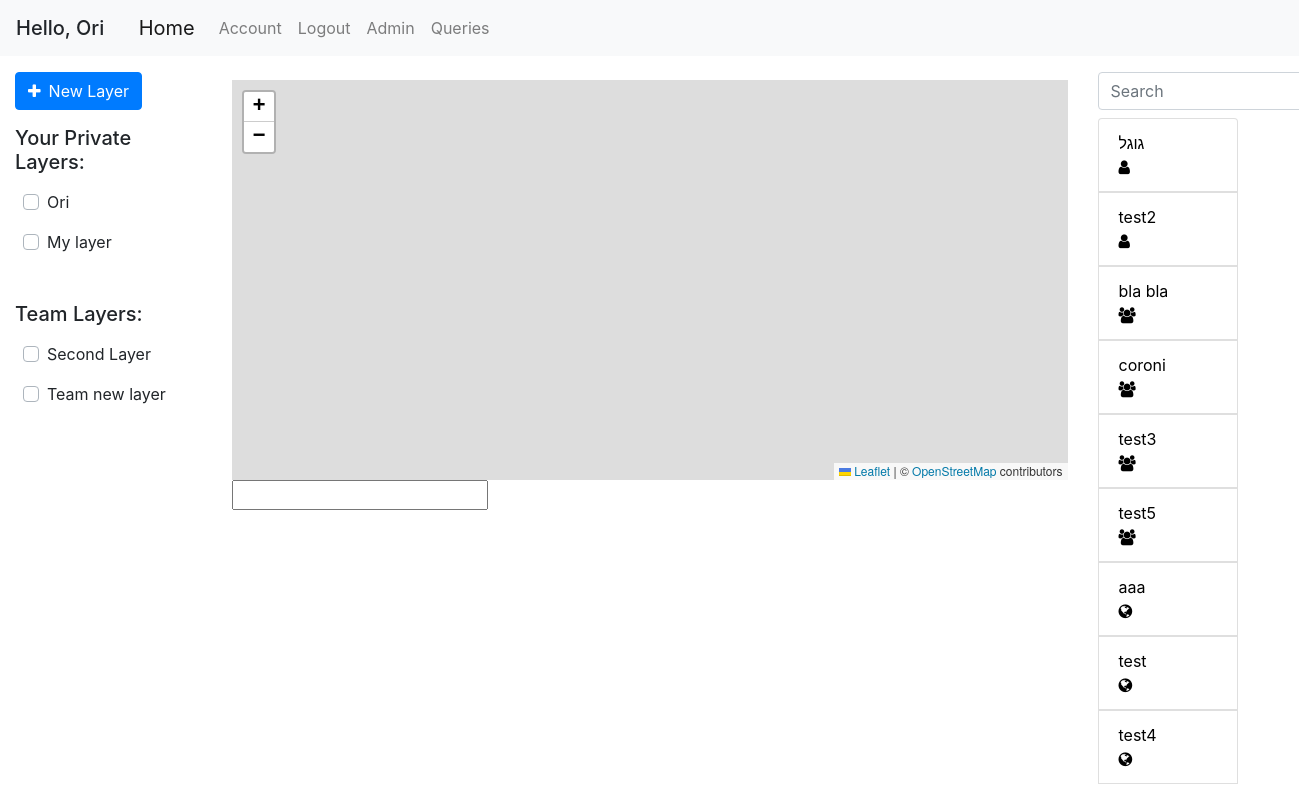
The app's page /home (signed in) with its own data.
### geoportal/models.py (models this page shows, shortened)
class User(db.Model, UserMixin):
    id = db.Column(db.Integer, primary_key=True)
    username = db.Column(db.String(20), unique=True, nullable=False)
    email = db.Column(db.String(120), unique=True, nullable=False)
    first_name = db.Column(db.String(20), nullable=False, default='')
    last_name = db.Column(db.String(20), nullable=False, default='')
    password = db.Column(db.String(60), nullable=False)
    team_id = db.Column(db.Integer, db.ForeignKey('team.id'))
    roles = db.relationship('Role', secondary='user_roles')
    layers = db.relationship('Layer', backref='user', lazy=True)
    queries = db.relationship('Query', backref='user', lazy=True)

class Layer(db.Model):
    id = db.Column(db.Integer, primary_key=True)
    name = db.Column(db.String(100), nullable=False)
    user_id = db.Column(db.Integer, db.ForeignKey('user.id'), nullable=False)
    default_color = db.Column(db.String(20), default='blue')
    only_user = db.Column(db.Boolean, default=True)
    only_team = db.Column(db.Boolean, default=False)
    public = db.Column(db.Boolean, default=False)
    points = db.relationship('Point', backref='layer', lazy=True)
    polygons = db.relationship('Polygon', backref='layer', lazy=True)

class Query(db.Model):
    id = db.Column(db.Integer, primary_key=True)
    user_id = db.Column(db.Integer, db.ForeignKey('user.id'), nullable=False, default=0)
    query_name = db.Column(db.String(120))
    db_name = db.Column(db.String(20))
    date_uploaded = db.Column(db.DateTime, nullable=False, default=datetime.datetime.now)
    last_update_time = db.Column(db.DateTime, nullable=False, default=datetime.datetime.now)
    query_text = db.Column(db.Text, nullable=False, default='')
    only_user = db.Column(db.Boolean, default=False)
    only_team = db.Column(db.Boolean, default=False)
    public = db.Column(db.Boolean, default=True)
    parameters = db.relationship('QueryTextParameters', backref='query', lazy=True)

### geoportal/views.py (the view)
@app.route('/')
@app.route('/home')
def home():
    queries = get_allowd_queries()
    layers = get_allowed_layers()
    return render_template('home.html', queries=queries, layers=layers)

### geoportal/models.py (called while the page is built)
@login_manager.user_loader
def load_user(user_id):
    return User.query.get(int(user_id))

### geoportal/views.py (called while the page is built)
def marked_queries_first(queries):
    return sorted(queries, key=lambda query: UserMarkedQuery.query.filter(and_(UserMarkedQuery.query_id == query.id, UserMarkedQuery.user_id == current_user.id)).first() is not None, reverse=True)

def get_allowd_queries():
    if current_user.is_authenticated:
        queries = Query.query.order_by(Query.only_user.desc(), Query.public).all()
        authorized_queries = []
        for query in queries:
            if query.public or (query.only_team and User.query.get(query.user_id).team_id == current_user.team_id) or query.user_id == current_user.id:
                authorized_queries.append(query)
        queries = authorized_queries
        queries = marked_queries_first(queries)
    else:
        queries = Query.query.filter_by(public=True).all()
    return queries

def get_allowed_layers():
    if current_user.is_authenticated:
        layers = Layer.query.all()
        authorized_layers = []
        for layer in layers:
            if (layer.only_team and User.query.get(layer.user_id).team_id == current_user.team_id) or layer.user_id == current_user.id:
                authorized_layers.append(layer)
        layers = authorized_layers
    else:
        layers = []
    return layers

### geoportal/templates/home.html (shortened to what this page needs)
{% extends "base.html" %}
{% block left_sidebar %}
{% if current_user.is_authenticated %}
<button type="button" class="btn btn-primary mb-3 mt-3" data-toggle="modal" data-target="#add-layer">
  <span class="fa fa-plus mr-2"></span>New Layer
</button>
{% endif %}
{% if current_user.is_authenticated %}
    <h5 class="disply-5">Your Private Layers:</h5>
    {% for layer in layers %}
        {% if layer.only_user %}
        <div class="row ml-2 mt-3 custom-control custom-checkbox">
            <label class="custom-control-label" for="checkbox-{{ layer.id }}">{{ layer.name }}</label>
        </div>
        {% endif %}
    {% endfor %}
    <h5 class="disply-5 mt-5">Team Layers:</h5>
    {% for layer in layers %}
        {% if layer.only_team %}
        <div class="row ml-2 mt-3 custom-control custom-checkbox">
            <label class="custom-control-label" for="checkbox-{{ layer.id }}">{{ layer.name }}</label>
        </div>
        {% endif %}
    {% endfor %}
{% endif %}
{% endblock left_sidebar %}
{% block content %}
<div id="myMap" class="mt-4"></div>
<input type="text" id="current-point">
{% endblock content %}
{% block right_sidebar %}
<form class="form-inline my-2 my-lg-0">
    <input class="form-control mr-sm-2 mt-3 mb-2" type="search" placeholder="Search" aria-label="Search" id="queries_search" onkeyup="filterQueries()">
</form>
<div class="col-sm-10 pl-0">
    <div class="list-group">
    {% for query in queries %}
        <button name="query-selector" class="list-group-item" id="{{ query.id }}" style="text-align: justify;">
            <div class="row justify-content-between pr-2">
                <div class="col-sm-10">
                    {{ query.query_name }}
                </div>
                <div class="col-sm-1">
                    {% if query.only_user %}
                    <span class="fa fa-user"></span>
                    {% elif query.only_team %}
                        <span class="fa fa-users"></span>
                    {% else %}
                        <span class="fa fa-globe"></span>
                    {% endif %}
                </div>
            </div>
        </button>
    {% endfor %}
    </div>
</div>
{% endblock right_sidebar %}

### geoportal/templates/base.html (shortened to what this page needs)
<!DOCTYPE html>
<html lang="en">
<head>
    <link rel="stylesheet" href="/static/css/bootstrap.css"/>
    <link rel="stylesheet" href="/static/css/style.css"/>
    <link rel="stylesheet" href="https://unpkg.com/leaflet@1.6.0/dist/leaflet.css"
/>
    <link rel="stylesheet" href="https://cdnjs.cloudflare.com/ajax/libs/leaflet.draw/0.4.2/leaflet.draw.css"/>
    <link rel="stylesheet" href="//cdn.datatables.net/1.10.20/css/jquery.dataTables.min.css">
    <link rel="stylesheet" href="https://cdnjs.cloudflare.com/ajax/libs/font-awesome/4.7.0/css/font-awesome.min.css">
    <link rel="stylesheet" href="https://cdn.jsdelivr.net/npm/pretty-checkbox@3.0/dist/pretty-checkbox.min.css">
</head>
<body>
    <header class="site-header">
        <nav class="navbar navbar-expand-lg navbar-fixed-top navbar-light bg-light">
            {% if current_user.is_authenticated %}
            <h5 class="mt-2">Hello, {{ current_user.first_name }}</h5>
            {% endif %}
            <div class="container">
                <a class="navbar-brand" href="{{ url_for('home') }}">Home</a>
                <div class="collapse navbar-collapse" id="navbarSupportedContent">
                    <ul class="navbar-nav mr-auto">
                        {% if current_user.is_authenticated %}
                            <li class="nav-item"><a class="nav-link" href="{{ url_for('account') }}">Account</a></li>
                            <li class="nav-item"><a class="nav-link" href="{{ url_for('logout') }}">Logout</a></li>
                            <li class="nav-item"><a class="nav-link" href="{{ url_for('admin.index') }}">Admin</a></li>
                            <li class="nav-item"><a class="nav-link" href="{{ url_for('queries') }}">Queries</a></li>
                        {% else %}
                            <li class="nav-item"><a class="nav-link" href="{{ url_for('login') }}">Login</a></li>
                            <li class="nav-item"><a class="nav-link" href="{{ url_for('register') }}">Register</a></li>
                        {% endif %}
                    </ul>
                </div>
            </div>
        </nav>
    </header>
    <div class="container-fluid" id="content">
        <div class="row">
            <div class="col-md-2 sidebar">
                {% block left_sidebar %}{% endblock %}
            </div>
            <div class="col-md-8 main">
                {% block content %}{% endblock %}
            </div>
            <div class="col-md-2 sidebar" id="right-sidebar">
                {% block right_sidebar %}{% endblock %}
            </div>
        </div>
    </div>
</body>
</html>

### geoportal/static/css/style.css (style rules this page uses)
#myMap { height: 400px; }

### records on screen
User: first_name "Ori"
Layer: name "Ori"
Layer: name "My layer"
Layer: name "Second Layer"
Layer: name "Team new layer"
Query: query_name "גוגל", only_user True (drawn)
Query: query_name "test2", only_user True (drawn)
Query: query_name "bla bla", only_user False (drawn)
Query: query_name "coroni", only_user False (drawn)
Query: query_name "test3", only_user False (drawn)
Query: query_name "test5", only_user False (drawn)
Query: query_name "aaa", only_user False (drawn)
Query: query_name "test", only_user False (drawn)
Query: query_name "test4", only_user False (drawn)
